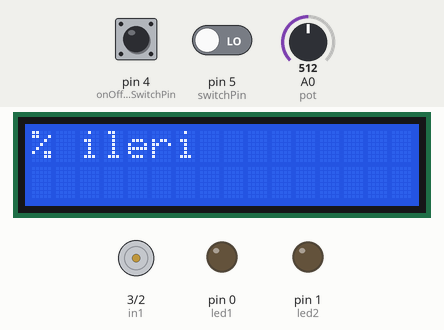
Simulated run of this sketch. Board: Arduino Uno, built with avr-gcc and run on an emulated ATmega328P. Shown: 16×2 character LCD, motor-driver pin pairs drawn as motors (green arrow = first pin HIGH = forward, orange = second pin HIGH = backward, longer = more drive, scaled by the enable pin), output pins drawn as LEDs (lit = HIGH). Inputs (shaded band) come from the test bench; at power-on: pin 4 (onOffSwitchStateSwitchPin) LOW, pin 5 (switchPin) LOW, A0 (pot) = 512.

Above: at 1.2 s.
1.3 s: pin 4 (onOffSwitchStateSwitchPin) pulled HIGH for 0.65 s
At 3.0 s:
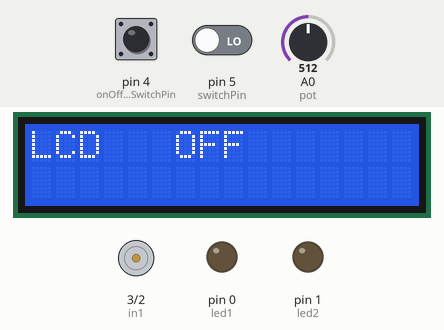
3.5 s: pin 4 (onOffSwitchStateSwitchPin) pulled HIGH for 3.2 s
At 5.0 s:
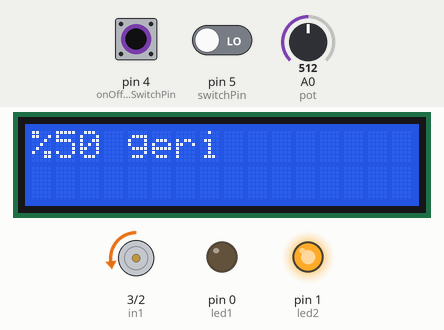
8.7 s: pin 4 (onOffSwitchStateSwitchPin) driven HIGH and pin 5 (switchPin) driven HIGH
At 9.7 s:
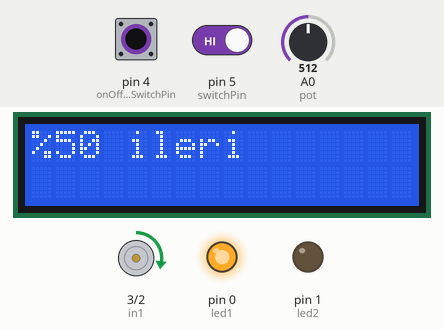
10.2 s: A0 (pot) set to 102
At 11.1 s:
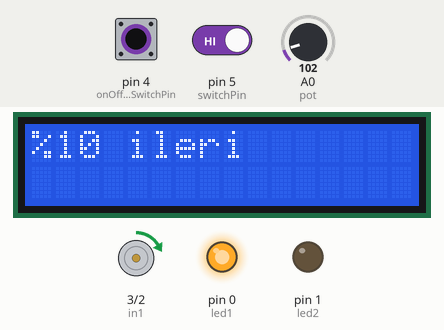
11.7 s: A0 (pot) set to 87
At 12.6 s:
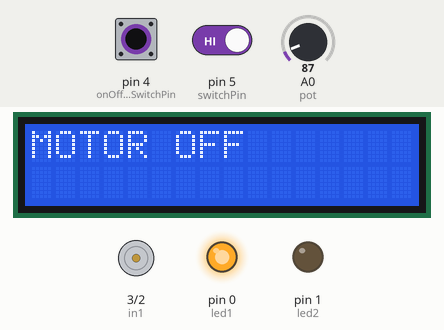
13.2 s: pin 5 (switchPin) driven LOW
At 14.2 s:
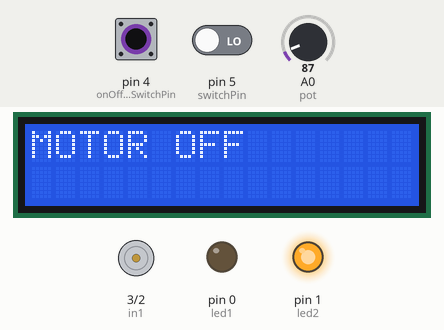
Timing chart, 0 to 15.7 s (numbered marks = the images above; inputs shaded):
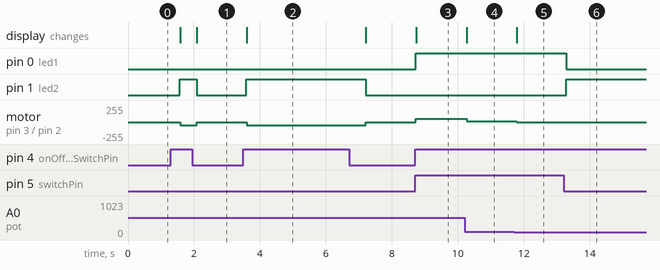

Measured:
- the behaviour switches between 93 and 92 on A0 (pot) (found by bisection; images 4 and 5)
- after the input at 1.3 s, pin 1 (led2): LOW → HIGH after 0.26 s, → LOW 0.52 s later; motor on pin 3 (in1) / pin 2 (in2): stopped → backward 50/255 after 0.28 s, → stopped 0.50 s later; the display: first changes after 0.28 s (image 1 shows a later state)
- after the input at 3.5 s, pin 1 (led2): LOW → HIGH after 0.09 s, → LOW 3.6 s later; motor on pin 3 (in1) / pin 2 (in2): stopped → backward 50/255 after 0.10 s, → stopped 3.6 s later; the display: changes after 0.11 s (image 2)
- after the input at 8.7 s, pin 0 (led1): LOW → HIGH at once; motor on pin 3 (in1) / pin 2 (in2): stopped → forward 50/255 at once; the display: changes at once (image 3)
- after the input at 10.2 s, motor on pin 3 (in1) / pin 2 (in2): forward 50/255 → forward 10/255 after 0.06 s; the display: changes after 0.07 s (image 4)
- after the input at 11.7 s, motor on pin 3 (in1) / pin 2 (in2): forward 10/255 → stopped after 0.08 s; the display: changes after 0.08 s (image 5)
- after the input at 13.2 s, pin 0 (led1): HIGH → LOW after 0.09 s; pin 1 (led2): LOW → HIGH after 0.09 s

The sketch:

Ayarlanabilir_Led_Kontrol_.ino
```cpp
#include  <LiquidCrystal.h>
const int switchPin = 5;
const int onOffSwitchStateSwitchPin = 4;
const int pot = A0;
int switchState = 0;
int onOffSwitchState = 0;  // açma/kapama anahtarının mevcut durumu
int previousOnOffSwitchState = 0; // açma/kapama anahtarının önceki konumu
int potdeger;
int led1 = 0;
int led2 = 1;
LiquidCrystal lcd(8, 12, 11, 10, 7, 6);
int enA = 9;
int in1 = 3;
int in2 = 2;


void setup() {
  {
  for (int x = 0; x <2 ; x++) {
    pinMode(x, OUTPUT);
  }
  pinMode(switchPin, INPUT);
    pinMode(onOffSwitchStateSwitchPin, INPUT);
    pinMode(enA, OUTPUT);
    pinMode(in1, OUTPUT);
pinMode(in2, OUTPUT);
pinMode(pot, INPUT);
lcd.begin(16, 2);
lcd.print("% ileri");
}
}
void loop() {

   delay(500);
  switchState = digitalRead(switchPin);
  onOffSwitchState = digitalRead(onOffSwitchStateSwitchPin);

  if (onOffSwitchState==HIGH) {
  if (switchState == HIGH)
  {
  potdeger = analogRead(pot);
  potdeger = map(potdeger,0,1023,0,255);
  if (potdeger<23){
    digitalWrite(led1, HIGH);
    digitalWrite(led2, LOW);
    analogWrite(enA, 0);
    digitalWrite(in1, HIGH);  //Motorlara ileri yönde hareket komutu veriyoruz.
digitalWrite(in2, LOW);
    lcd.home();
lcd.print("MOTOR OFF ");
  }
  if (potdeger>23){
    digitalWrite(led1, HIGH);
    digitalWrite(led2, LOW);
    analogWrite(enA, 10);
    digitalWrite(in1, HIGH);  //Motorlara ileri yönde hareket komutu veriyoruz.
digitalWrite(in2, LOW);
    lcd.home();
lcd.print("%10 ileri ");
  }
  if (potdeger>46){
    digitalWrite(led1, HIGH);
    digitalWrite(led2, LOW);
    analogWrite(enA, 20);
    digitalWrite(in1, HIGH);  //Motorlara ileri yönde hareket komutu veriyoruz.
digitalWrite(in2, LOW);
     lcd.home();
lcd.print("%20 ileri");
  }
  if (potdeger>69){
    digitalWrite(led1, HIGH);
    digitalWrite(led2, LOW);
    analogWrite(enA, 30);
    digitalWrite(in1, HIGH);  //Motorlara ileri yönde hareket komutu veriyoruz.
digitalWrite(in2, LOW);
    lcd.home();
lcd.print("%30 ileri");
  }
    if (potdeger>92){
    digitalWrite(led1, HIGH);
    digitalWrite(led2, LOW);
    analogWrite(enA, 40);
    digitalWrite(in1, HIGH);  //Motorlara ileri yönde hareket komutu veriyoruz.
digitalWrite(in2, LOW);
    lcd.home();
lcd.print("%40 ileri");
  }
     if (potdeger>115){
    digitalWrite(led1, HIGH);
    digitalWrite(led2, LOW);
    analogWrite(enA, 50);
    digitalWrite(in1, HIGH);  //Motorlara ileri yönde hareket komutu veriyoruz.
digitalWrite(in2, LOW);
   lcd.home();
lcd.print("%50 ileri");
  }
     if (potdeger>138){
    digitalWrite(led1, HIGH);
    digitalWrite(led2, LOW);
     analogWrite(enA, 60);
    digitalWrite(in1, HIGH);  //Motorlara ileri yönde hareket komutu veriyoruz.
digitalWrite(in2, LOW);
     lcd.home();
lcd.print("%60 ileri");
  }
    if (potdeger>161){
    digitalWrite(led1, HIGH);
    digitalWrite(led2, LOW);
    analogWrite(enA, 70);
    digitalWrite(in1, HIGH);  //Motorlara ileri yönde hareket komutu veriyoruz.
digitalWrite(in2, LOW);
    lcd.home();
lcd.print("%70 ileri");
  }
    if (potdeger>184){
    digitalWrite(led1, HIGH);
    digitalWrite(led2, LOW);
     analogWrite(enA, 80);
    digitalWrite(in1, HIGH);  //Motorlara ileri yönde hareket komutu veriyoruz.
digitalWrite(in2, LOW);
     lcd.home();
lcd.print("%80 ileri");
  }
    if (potdeger>207){
    digitalWrite(led1, HIGH);
    digitalWrite(led2, LOW);
     analogWrite(enA, 90);
    digitalWrite(in1, HIGH);  //Motorlara ileri yönde hareket komutu veriyoruz.
digitalWrite(in2, LOW);
     lcd.home();
lcd.print("%90 ileri");
  }
  if (potdeger>230){
    digitalWrite(led1, HIGH);
    digitalWrite(led2, LOW);
    analogWrite(enA, 100);
    digitalWrite(in1, HIGH);  //Motorlara ileri yönde hareket komutu veriyoruz.
digitalWrite(in2, LOW);
      lcd.home();
lcd.print("%100 ileri");
  }
  }
  {
   if (switchState == LOW)
  {
  potdeger = analogRead(pot);
  potdeger = map(potdeger,0,1023,0,255);
  if (potdeger<23){
    digitalWrite(led1, LOW);
    digitalWrite(led2, HIGH);
    analogWrite(enA, 0);
    digitalWrite(in1, LOW);  //Motorlara geri yönde hareket komutu veriyoruz.
digitalWrite(in2, HIGH);
 lcd.home();
lcd.print("MOTOR OFF ");
  }
  if (potdeger>23){
    digitalWrite(led1, LOW);
    digitalWrite(led2, HIGH);
    analogWrite(enA, 10);
    digitalWrite(in1, LOW);  //Motorlara geri yönde hareket komutu veriyoruz.
digitalWrite(in2, HIGH);
    lcd.home();
lcd.print("%10 geri ");
  }
  if (potdeger>46){
    digitalWrite(led1, LOW);
    digitalWrite(led2, HIGH);
    analogWrite(enA, 2);
    digitalWrite(in1, LOW);  //Motorlara geri yönde hareket komutu veriyoruz.
digitalWrite(in2, HIGH);

     lcd.home();
lcd.print("%20 geri");
  }
  if (potdeger>69){
    digitalWrite(led1, LOW);
    digitalWrite(led2, HIGH);
    analogWrite(enA, 30);
    digitalWrite(in1, LOW);  //Motorlara geri yönde hareket komutu veriyoruz.
digitalWrite(in2, HIGH);

    lcd.home();
lcd.print("%30 geri");
  }
    if (potdeger>92){
    digitalWrite(led1, LOW);
    digitalWrite(led2, HIGH);
    analogWrite(enA, 40);
    digitalWrite(in1, LOW);  //Motorlara geri yönde hareket komutu veriyoruz.
digitalWrite(in2, HIGH);
    lcd.home();
lcd.print("%40 geri");
  }
     if (potdeger>115){
    digitalWrite(led1, LOW);
    digitalWrite(led2, HIGH);
    analogWrite(enA, 50);
    digitalWrite(in1, LOW);  //Motorlara geri yönde hareket komutu veriyoruz.
digitalWrite(in2, HIGH);
   lcd.home();
lcd.print("%50 geri");
  }
     if (potdeger>138){
    digitalWrite(led1, LOW);
    digitalWrite(led2, HIGH);
     analogWrite(enA, 60);
    digitalWrite(in1, LOW);  //Motorlara geri yönde hareket komutu veriyoruz.
digitalWrite(in2, HIGH);
     lcd.home();
lcd.print("%60 geri");
  }
    if (potdeger>161){
    digitalWrite(led1, LOW);
    digitalWrite(led2, HIGH);
     analogWrite(enA, 70);
    digitalWrite(in1, LOW);  //Motorlara geri yönde hareket komutu veriyoruz.
digitalWrite(in2, HIGH);
    lcd.home();
lcd.print("%70 geri");
  }
    if (potdeger>184){
    digitalWrite(led1, LOW);
    digitalWrite(led2, HIGH);
    analogWrite(enA, 80);
    digitalWrite(in1, LOW);  //Motorlara geri yönde hareket komutu veriyoruz.
digitalWrite(in2, HIGH);
     lcd.home();
lcd.print("%80 geri");
  }
    if (potdeger>207){
    digitalWrite(led1, LOW);
    digitalWrite(led2, HIGH);
    analogWrite(enA, 90);
    digitalWrite(in1, LOW);  //Motorlara geri yönde hareket komutu veriyoruz.
digitalWrite(in2, HIGH);
     lcd.home();
lcd.print("%90 geri");
  }
  if (potdeger>230){
    digitalWrite(led1, LOW);
    digitalWrite(led2, HIGH);
    analogWrite(enA, 100);
    digitalWrite(in1, LOW);  //Motorlara geri yönde hareket komutu veriyoruz.
digitalWrite(in2, HIGH);
      lcd.home();
lcd.print("%100 geri");
  }
  }
  }
}
  else {
 if (potdeger>0){
    digitalWrite(led1, LOW);
    digitalWrite(led2, LOW);
     analogWrite(enA, 0);
    digitalWrite(in1, LOW);  //Motorlara geri yönde hareket komutu veriyoruz.
digitalWrite(in2, LOW);
      lcd.home();
lcd.print("LCD   OFF");
    }
   }
  }
```
